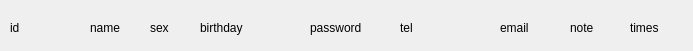
<?xml version="1.0" encoding="UTF-8"?>
<ui version="4.0">
 <class>itemform</class>
 <widget class="QMainWindow" name="itemform">
  <property name="geometry">
   <rect>
    <x>0</x>
    <y>0</y>
    <width>693</width>
    <height>51</height>
   </rect>
  </property>
  <property name="windowTitle">
   <string>MainWindow</string>
  </property>
  <widget class="QWidget" name="centralwidget">
   <widget class="QLabel" name="label">
    <property name="geometry">
     <rect>
      <x>10</x>
      <y>20</y>
      <width>72</width>
      <height>15</height>
     </rect>
    </property>
    <property name="text">
     <string>id</string>
    </property>
   </widget>
   <widget class="QLabel" name="label_2">
    <property name="geometry">
     <rect>
      <x>90</x>
      <y>20</y>
      <width>41</width>
      <height>16</height>
     </rect>
    </property>
    <property name="text">
     <string>name</string>
    </property>
   </widget>
   <widget class="QLabel" name="label_3">
    <property name="geometry">
     <rect>
      <x>150</x>
      <y>20</y>
      <width>41</width>
      <height>16</height>
     </rect>
    </property>
    <property name="text">
     <string>sex</string>
    </property>
   </widget>
   <widget class="QLabel" name="label_4">
    <property name="geometry">
     <rect>
      <x>200</x>
      <y>20</y>
      <width>72</width>
      <height>15</height>
     </rect>
    </property>
    <property name="text">
     <string>birthday</string>
    </property>
   </widget>
   <widget class="QLabel" name="label_5">
    <property name="geometry">
     <rect>
      <x>310</x>
      <y>20</y>
      <width>72</width>
      <height>15</height>
     </rect>
    </property>
    <property name="text">
     <string>password</string>
    </property>
   </widget>
   <widget class="QLabel" name="label_6">
    <property name="geometry">
     <rect>
      <x>400</x>
      <y>20</y>
      <width>72</width>
      <height>15</height>
     </rect>
    </property>
    <property name="text">
     <string>tel</string>
    </property>
   </widget>
   <widget class="QLabel" name="label_7">
    <property name="geometry">
     <rect>
      <x>500</x>
      <y>20</y>
      <width>72</width>
      <height>15</height>
     </rect>
    </property>
    <property name="text">
     <string>email</string>
    </property>
   </widget>
   <widget class="QLabel" name="label_8">
    <property name="geometry">
     <rect>
      <x>570</x>
      <y>20</y>
      <width>72</width>
      <height>15</height>
     </rect>
    </property>
    <property name="text">
     <string>note</string>
    </property>
   </widget>
   <widget class="QLabel" name="label_9">
    <property name="geometry">
     <rect>
      <x>630</x>
      <y>20</y>
      <width>72</width>
      <height>16</height>
     </rect>
    </property>
    <property name="text">
     <string>times</string>
    </property>
   </widget>
  </widget>
 </widget>
 <resources/>
 <connections/>
</ui>
